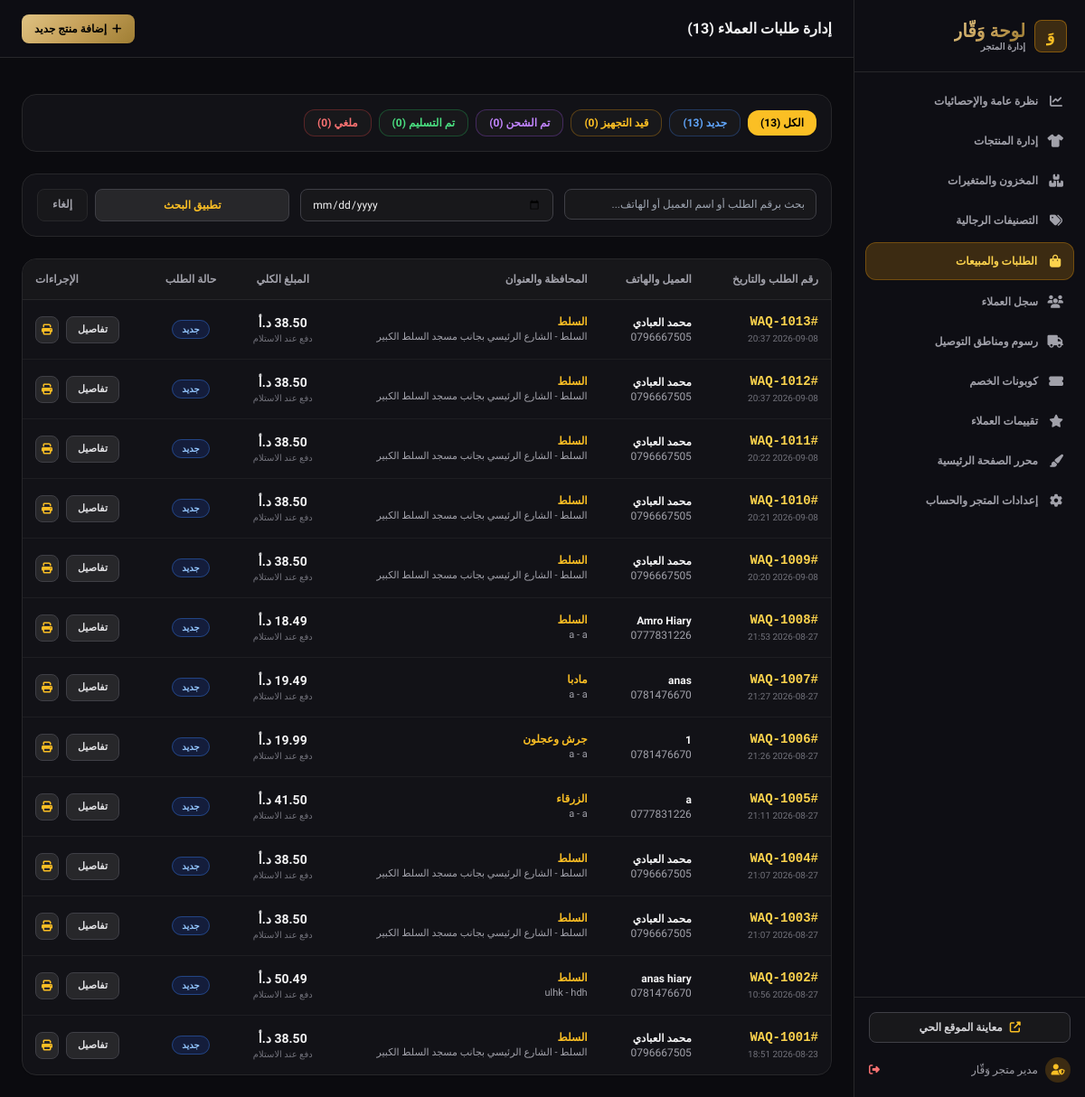
The app's page /admin/orders (signed in) with its own data.
### tables this page shows
CREATE TABLE orders (
        id INTEGER PRIMARY KEY AUTOINCREMENT,
        order_number TEXT UNIQUE NOT NULL,
        customer_id INTEGER REFERENCES customers(id) ON DELETE SET NULL,
        customer_name TEXT NOT NULL,
        customer_phone TEXT NOT NULL,
        customer_governorate TEXT NOT NULL,
        customer_city TEXT NOT NULL,
        customer_address TEXT NOT NULL,
        notes TEXT,
        subtotal REAL NOT NULL,
        discount_amount REAL DEFAULT 0,
        coupon_code TEXT,
        delivery_fee REAL NOT NULL,
        total_amount REAL NOT NULL,
        payment_method TEXT DEFAULT 'cash_on_delivery',
        status TEXT DEFAULT 'new', -- 'new', 'processing', 'shipped', 'delivered', 'cancelled'
        created_at TIMESTAMP DEFAULT CURRENT_TIMESTAMP,
        updated_at TIMESTAMP DEFAULT CURRENT_TIMESTAMP
    );

### routes/admin_routes.py (the view)
@admin_bp.route('/orders')
@admin_required
def orders_list():
    conn = get_db()
    status = request.args.get('status', '').strip()
    q = request.args.get('q', '').strip()
    date_from = request.args.get('date_from', '').strip()
    query = "SELECT * FROM orders WHERE 1=1"
    params = []
    if status:
        query += " AND status = ?"
        params.append(status)
    if q:
        query += " AND (order_number LIKE ? OR customer_name LIKE ? OR customer_phone LIKE ?)"
        ql = f"%{q}%"
        params.extend([ql, ql, ql])
    if date_from:
        query += " AND DATE(created_at) >= DATE(?)"
        params.append(date_from)
    query += " ORDER BY id DESC"
    orders = conn.execute(query, params).fetchall()
    status_counts = conn.execute("SELECT status, COUNT(*) as c FROM orders GROUP BY status").fetchall()
    counts_map = {r['status']: r['c'] for r in status_counts}
    conn.close()
    return render_template(
        'admin/orders/index.html',
        orders=orders,
        status_filter=status,
        search_q=q,
        counts_map=counts_map
    )

### database.py (called while the page is built)
def get_database_url():
    url = os.environ.get('DATABASE_URL')
    if url and url.startswith("postgres://"):
        url = "postgresql://" + url[len("postgres://"):]
    return url

def is_postgres():
    return bool(get_database_url())

def get_db():
    if is_postgres():
        import psycopg2
        url = get_database_url()
        raw_conn = psycopg2.connect(url)
        return PostgresConnectionWrapper(raw_conn)
    else:
        conn = sqlite3.connect(DB_PATH)
        conn.row_factory = sqlite3.Row
        conn.execute("PRAGMA foreign_keys = ON;")
        return conn

def get_all_settings():
    conn = get_db()
    rows = conn.execute("SELECT key, value FROM store_settings").fetchall()
    conn.close()
    result = {}
    for row in rows:
        k = row['key'] if isinstance(row, dict) or hasattr(row, 'get') else row[0]
        v = row['value'] if isinstance(row, dict) or hasattr(row, 'get') else row[1]
        result[k] = v
    return result

### routes/admin_routes.py (called while the page is built)
def admin_required(f):
    @wraps(f)
    def decorated_function(*args, **kwargs):
        if not session.get('admin_user'):
            flash('يرجى تسجيل الدخول للوصول إلى لوحة التحكم.', 'warning')
            return redirect(url_for('admin.login', next=request.url))
        return f(*args, **kwargs)
    return decorated_function

### templates/admin/orders/index.html (shortened to what this page needs)
{% extends 'admin/admin_base.html' %}
{% block header_title %}إدارة طلبات العملاء ({{ orders|length }}){% endblock %}
{% block admin_content %}
<div class="space-y-6">
  <div class="flex flex-wrap items-center gap-2 bg-[#121217] border border-zinc-800 rounded-2xl p-4">
    <a href="{{ url_for('admin.orders_list') }}" class="px-3.5 py-1.5 rounded-xl text-xs font-bold transition {% if not status_filter %}bg-amber-400 text-black shadow{% else %}bg-zinc-900 text-zinc-400 hover:text-zinc-200 border border-zinc-800{% endif %}">
      الكل ({{ orders|length if not status_filter else counts_map.values()|sum }})
    </a>
    <a href="{{ url_for('admin.orders_list', status='new') }}" class="px-3.5 py-1.5 rounded-xl text-xs font-bold transition {% if status_filter == 'new' %}bg-blue-500 text-white shadow{% else %}bg-zinc-900 text-blue-400 hover:bg-blue-950/40 border border-blue-500/30{% endif %}">
      جديد ({{ counts_map.get('new', 0) }})
    </a>
    <a href="{{ url_for('admin.orders_list', status='processing') }}" class="px-3.5 py-1.5 rounded-xl text-xs font-bold transition {% if status_filter == 'processing' %}bg-amber-500 text-black shadow{% else %}bg-zinc-900 text-amber-400 hover:bg-amber-950/40 border border-amber-500/30{% endif %}">
      قيد التجهيز ({{ counts_map.get('processing', 0) }})
    </a>
    <a href="{{ url_for('admin.orders_list', status='shipped') }}" class="px-3.5 py-1.5 rounded-xl text-xs font-bold transition {% if status_filter == 'shipped' %}bg-purple-500 text-white shadow{% else %}bg-zinc-900 text-purple-400 hover:bg-purple-950/40 border border-purple-500/30{% endif %}">
      تم الشحن ({{ counts_map.get('shipped', 0) }})
    </a>
    <a href="{{ url_for('admin.orders_list', status='delivered') }}" class="px-3.5 py-1.5 rounded-xl text-xs font-bold transition {% if status_filter == 'delivered' %}bg-green-500 text-white shadow{% else %}bg-zinc-900 text-green-400 hover:bg-green-950/40 border border-green-500/30{% endif %}">
      تم التسليم ({{ counts_map.get('delivered', 0) }})
    </a>
    <a href="{{ url_for('admin.orders_list', status='cancelled') }}" class="px-3.5 py-1.5 rounded-xl text-xs font-bold transition {% if status_filter == 'cancelled' %}bg-red-500 text-white shadow{% else %}bg-zinc-900 text-red-400 hover:bg-red-950/40 border border-red-500/30{% endif %}">
      ملغي ({{ counts_map.get('cancelled', 0) }})
    </a>
  </div>
  <div class="bg-[#121217] border border-zinc-800 rounded-2xl p-4">
    <form method="GET" action="{{ url_for('admin.orders_list') }}" class="grid grid-cols-1 sm:grid-cols-3 gap-3 text-xs">
      <div>
        <input type="text" name="q" value="{{ search_q }}" placeholder="بحث برقم الطلب أو اسم العميل أو الهاتف..." class="w-full bg-zinc-900 border border-zinc-700 rounded-lg px-3 py-2 text-zinc-100 focus:outline-none focus:border-amber-400">
      </div>
      <div>
        <input type="date" name="date_from" value="{{ request.args.get('date_from', '') }}" class="w-full bg-zinc-900 border border-zinc-700 rounded-lg px-3 py-2 text-zinc-100 focus:outline-none focus:border-amber-400">
      </div>
      <div class="flex gap-2">
        <button type="submit" class="flex-1 bg-zinc-800 hover:bg-zinc-700 text-amber-400 border border-zinc-700 font-bold rounded-lg py-2 transition">
          تطبيق البحث
        </button>
        <a href="{{ url_for('admin.orders_list') }}" class="px-4 py-2 bg-zinc-900 border border-zinc-800 text-zinc-400 font-bold rounded-lg transition text-center">
          إلغاء
        </a>
      </div>
    </form>
  </div>
  <div class="bg-[#121217] border border-zinc-800 rounded-2xl overflow-hidden shadow-sm">
    {% if orders %}
      <div class="overflow-x-auto text-xs">
        <table class="w-full text-right border-collapse">
          <thead>
            <tr class="bg-zinc-900/80 text-zinc-400 border-b border-zinc-800">
              <th class="p-3.5 font-bold">رقم الطلب والتاريخ</th>
              <th class="p-3.5 font-bold">العميل والهاتف</th>
              <th class="p-3.5 font-bold">المحافظة والعنوان</th>
              <th class="p-3.5 font-bold text-center">المبلغ الكلي</th>
              <th class="p-3.5 font-bold text-center">حالة الطلب</th>
              <th class="p-3.5 font-bold text-left">الإجراءات</th>
            </tr>
          </thead>
          <tbody class="divide-y divide-zinc-800/60 text-zinc-300">
            {% for o in orders %}
              <tr class="hover:bg-zinc-800/30 transition">
                <td class="p-3.5">
                  <a href="{{ url_for('admin.order_detail', order_id=o.id) }}" class="font-mono font-black text-amber-300 text-sm hover:underline block">
                    {{ o.order_number }}
                  </a>
                  <span class="text-[10px] text-zinc-500">{{ o.created_at[:16] }}</span>
                </td>
                <td class="p-3.5">
                  <span class="font-bold text-zinc-100 block">{{ o.customer_name }}</span>
                  <a href="tel:{{ o.customer_phone }}" class="text-zinc-400 hover:text-amber-400" dir="ltr">{{ o.customer_phone }}</a>
                </td>
                <td class="p-3.5">
                  <span class="font-bold text-amber-400 block">{{ o.customer_governorate }}</span>
                  <span class="text-[11px] text-zinc-400">{{ o.customer_city }} - {{ o.customer_address }}</span>
                </td>
                <td class="p-3.5 text-center">
                  <span class="font-black text-zinc-100 text-sm">{{ format_price(o.total_amount) }}</span>
                  <span class="text-[10px] text-zinc-500 block">دفع عند الاستلام</span>
                </td>
                <td class="p-3.5 text-center">
                  {% if o.status == 'new' %}
                    <span class="bg-blue-950/60 text-blue-300 border border-blue-500/40 px-2.5 py-1 rounded-full text-[10px] font-bold">جديد</span>
                  {% elif o.status == 'processing' %}
                    <span class="bg-amber-950/60 text-amber-300 border border-amber-500/40 px-2.5 py-1 rounded-full text-[10px] font-bold">قيد التجهيز</span>
                  {% elif o.status == 'shipped' %}
                    <span class="bg-purple-950/60 text-purple-300 border border-purple-500/40 px-2.5 py-1 rounded-full text-[10px] font-bold">تم الشحن</span>
                  {% elif o.status == 'delivered' %}
                    <span class="bg-green-950/60 text-green-300 border border-green-500/40 px-2.5 py-1 rounded-full text-[10px] font-bold">تم التسليم</span>
                  {% else %}
                    <span class="bg-red-950/60 text-red-300 border border-red-500/40 px-2.5 py-1 rounded-full text-[10px] font-bold">ملغي</span>
                  {% endif %}
                </td>
                <td class="p-3.5 text-left">
                  <div class="flex items-center justify-end gap-2">
                    <a href="{{ url_for('admin.order_detail', order_id=o.id) }}" class="bg-zinc-800 hover:bg-zinc-700 text-zinc-200 px-3 py-1.5 rounded-lg border border-zinc-700 font-bold transition text-[11px]">
                      تفاصيل
                    </a>
                    <a href="{{ url_for('admin.order_invoice', order_id=o.id) }}" target="_blank" class="p-1.5 bg-zinc-800 hover:bg-zinc-700 text-amber-400 rounded-lg border border-zinc-700 transition" title="طباعة الفاتورة">
                      <i class="fas fa-print"></i>
                    </a>
                  </div>
                </td>
              </tr>
            {% endfor %}
          </tbody>
        </table>
      </div>
    {% else %}
      <div class="p-12 text-center text-zinc-500 text-xs">
        <i class="fas fa-inbox text-3xl mb-3 block"></i>
        <span>لا توجد طلبات تطابق الفلترة المحددة.</span>
      </div>
    {% endif %}
  </div>
</div>
{% endblock %}

### static/css/style.css (style rules this page uses)
:root { --waqar-gold: #c5a059; --waqar-gold-light: #dfc282; --waqar-gold-dark: #9f7e34; --waqar-dark: #0a0a0c; --waqar-card: #121216; --waqar-border: #22222a; --waqar-text: #f4f4f5; --waqar-muted: #a1a1aa; }
* { font-family: 'Tajawal', 'IBM Plex Sans Arabic', -apple-system, BlinkMacSystemFont, sans-serif; }
body { background-color: #0b0b0e; color: #ededf0; overflow-x: hidden; }

### records on screen
orders: order_number "#WAQ-1013", created_at "2026-09-08 20:37", customer_name "محمد العبادي", customer_phone "0796667505", customer_governorate "السلط", customer_city "السلط", customer_address "الشارع الرئيسي بجانب مسجد السلط الكبير", total_amount "38.50 د.أ", status "جديد"
orders: order_number "#WAQ-1012", created_at "2026-09-08 20:37", customer_name "محمد العبادي", customer_phone "0796667505", customer_governorate "السلط", customer_city "السلط", customer_address "الشارع الرئيسي بجانب مسجد السلط الكبير", total_amount "38.50 د.أ", status "جديد"
orders: order_number "#WAQ-1011", created_at "2026-09-08 20:22", customer_name "محمد العبادي", customer_phone "0796667505", customer_governorate "السلط", customer_city "السلط", customer_address "الشارع الرئيسي بجانب مسجد السلط الكبير", total_amount "38.50 د.أ", status "جديد"
orders: order_number "#WAQ-1010", created_at "2026-09-08 20:21", customer_name "محمد العبادي", customer_phone "0796667505", customer_governorate "السلط", customer_city "السلط", customer_address "الشارع الرئيسي بجانب مسجد السلط الكبير", total_amount "38.50 د.أ", status "جديد"
orders: order_number "#WAQ-1009", created_at "2026-09-08 20:20", customer_name "محمد العبادي", customer_phone "0796667505", customer_governorate "السلط", customer_city "السلط", customer_address "الشارع الرئيسي بجانب مسجد السلط الكبير", total_amount "38.50 د.أ", status "جديد"
orders: order_number "#WAQ-1008", created_at "2026-08-27 21:53", customer_name "Amro Hiary", customer_phone "0777831226", customer_governorate "السلط", customer_city "a", customer_address "a", total_amount "18.49 د.أ", status "جديد"
orders: order_number "#WAQ-1007", created_at "2026-08-27 21:27", customer_name "anas", customer_phone "0781476670", customer_governorate "مادبا", customer_city "a", customer_address "a", total_amount "19.49 د.أ", status "جديد"
orders: order_number "#WAQ-1006", created_at "2026-08-27 21:26", customer_name "1", customer_phone "0781476670", customer_governorate "جرش وعجلون", customer_city "a", customer_address "a", total_amount "19.99 د.أ", status "جديد"
orders: order_number "#WAQ-1005", created_at "2026-08-27 21:11", customer_name "a", customer_phone "0777831226", customer_governorate "الزرقاء", customer_city "a", customer_address "a", total_amount "41.50 د.أ", status "جديد"
orders: order_number "#WAQ-1004", created_at "2026-08-27 21:07", customer_name "محمد العبادي", customer_phone "0796667505", customer_governorate "السلط", customer_city "السلط", customer_address "الشارع الرئيسي بجانب مسجد السلط الكبير", total_amount "38.50 د.أ", status "جديد"
orders: order_number "#WAQ-1003", created_at "2026-08-27 21:07", customer_name "محمد العبادي", customer_phone "0796667505", customer_governorate "السلط", customer_city "السلط", customer_address "الشارع الرئيسي بجانب مسجد السلط الكبير", total_amount "38.50 د.أ", status "جديد"
orders: order_number "#WAQ-1002", created_at "2026-08-27 10:56", customer_name "anas hiary", customer_phone "0781476670", customer_governorate "السلط", customer_city "ulhk", customer_address "hdh", total_amount "50.49 د.أ", status "جديد"
orders: order_number "#WAQ-1001", created_at "2026-08-23 18:51", customer_name "محمد العبادي", customer_phone "0796667505", customer_governorate "السلط", customer_city "السلط", customer_address "الشارع الرئيسي بجانب مسجد السلط الكبير", total_amount "38.50 د.أ", status "جديد"

### other values on screen
{{ current_admin.full_name if current_admin else 'المدير' }} "مدير متجر وَقّار"
{{ orders|length }} "13"
{{ orders|length if not status_filter else counts_map.values()|sum }} "13"
{{ counts_map.get('new', 0) }} "13"
{{ counts_map.get('processing', 0) }} "0"
{{ counts_map.get('shipped', 0) }} "0"
{{ counts_map.get('delivered', 0) }} "0"
{{ counts_map.get('cancelled', 0) }} "0"
